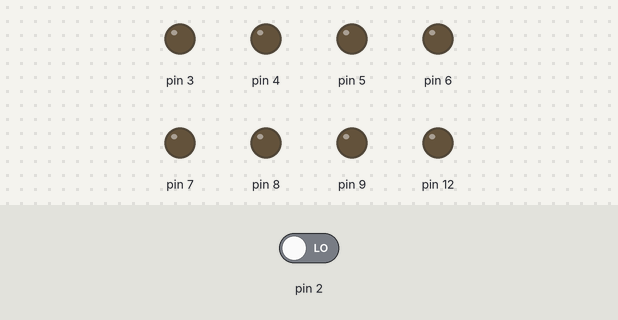
Bench run of a sketch on a simulated Arduino Uno, built with avr-gcc and run on an emulated ATmega328P. Shown: output pins drawn as LEDs (lit = HIGH). Dashed ring = blinking. The test bench sets the inputs (shaded band); at power-on: pin 2 LOW.

Above: at 1.2 s.
1.3 s: pin 2 driven HIGH
At 1.7 s:
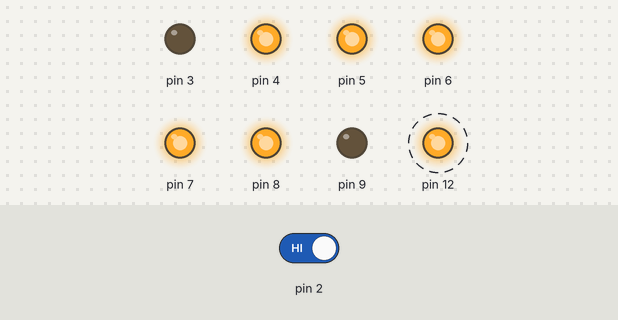
At 7.2 s:
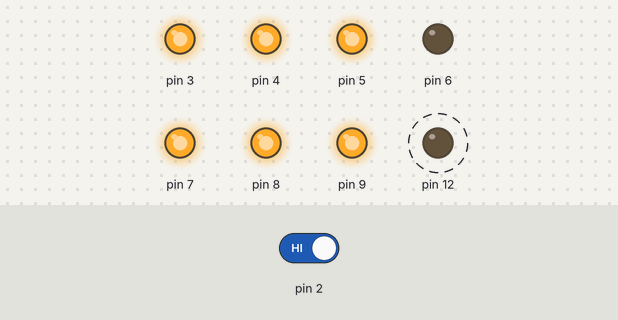
7.3 s: pin 2 driven LOW
At 8.1 s:
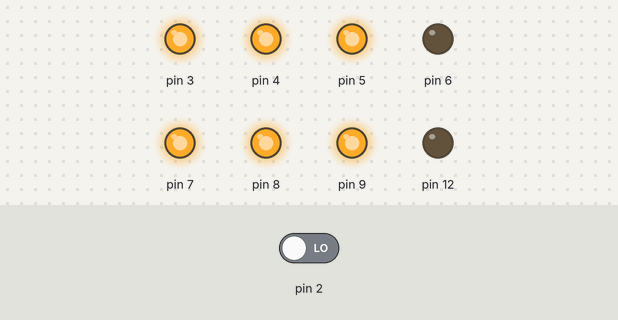
Timing chart, 0 to 10.3 s (numbered marks = the images above; inputs shaded):
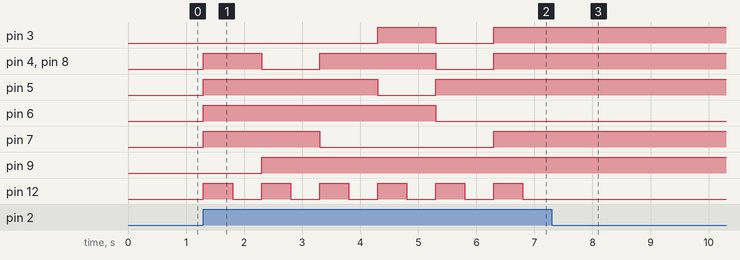

The sketch:

sketch_aug10a.ino
```cpp
void setup() {
  // put your setup code here, to run once:
  pinMode(2,INPUT);
  pinMode(12,OUTPUT);
 for(int i = 3; i <= 9; i++){
  pinMode(i, OUTPUT);
 }
}
void beep(){
  digitalWrite(12,HIGH);
  delay(500);
  digitalWrite(12,LOW);
  delay(500);
}
void reset(){
for(int i = 3; i <= 9; i++){
digitalWrite(i, LOW);
}
}
void zero(){
 digitalWrite(9,HIGH);
 digitalWrite(8,HIGH);
 digitalWrite(7,HIGH);
 digitalWrite(5,HIGH);
 digitalWrite(4,HIGH);
 digitalWrite(3,HIGH);
}
void one(){
 digitalWrite(9,HIGH);
 digitalWrite(5,HIGH);
}
void two(){
  digitalWrite(9,HIGH);
  digitalWrite(8,HIGH);
  digitalWrite(6,HIGH);
  digitalWrite(4,HIGH);
  digitalWrite(3,HIGH);
}
void three(){
  digitalWrite(9,HIGH);
  digitalWrite(8,HIGH);
  digitalWrite(6,HIGH);
  digitalWrite(5,HIGH);
  digitalWrite(4,HIGH);
}
void four(){
  digitalWrite(9,HIGH);
  digitalWrite(7,HIGH);
  digitalWrite(6,HIGH);
  digitalWrite(5,HIGH);
}
void five(){
  digitalWrite(8,HIGH);
  digitalWrite(7,HIGH);
  digitalWrite(6,HIGH);
  digitalWrite(5,HIGH);
  digitalWrite(4,HIGH);
}

void loop() {
  // put your main code here, to run repeatedly:
  if(digitalRead(2) == HIGH){
    reset();
five();
beep();
reset();
four();
beep();
reset();
three();
beep();
reset();
two();
beep();
reset();
one();
beep();
reset();
zero();
beep();
  }
}
```

Measured:
- after the input at 1.3 s, pin 3: LOW → HIGH after 3.0 s, → LOW 1.0 s later, → HIGH 1.0 s later; pin 4: goes HIGH 1.0 s, LOW 1.0 s, HIGH 2.0 s, LOW 1.0 s, then HIGH, starting at once
- after the input at 7.3 s, pin 3, pin 4, pin 8, pin 9: stops changing and stays HIGH; pin 5: stays HIGH (without the input it goes to LOW after 3.0 s); pin 6: stays LOW (without the input it goes to HIGH after 0.00 s); pin 7: stays HIGH (without the input it goes to LOW after 2.0 s); pin 12: stops changing and stays LOW
